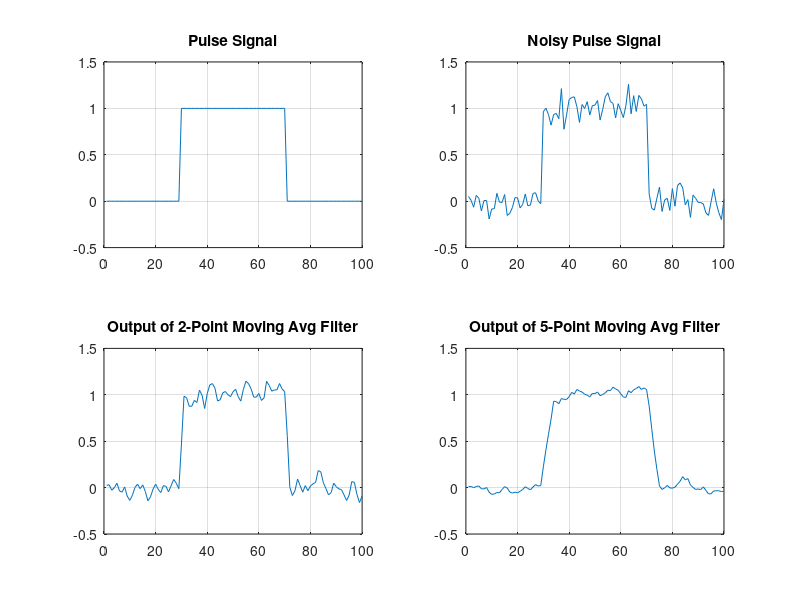
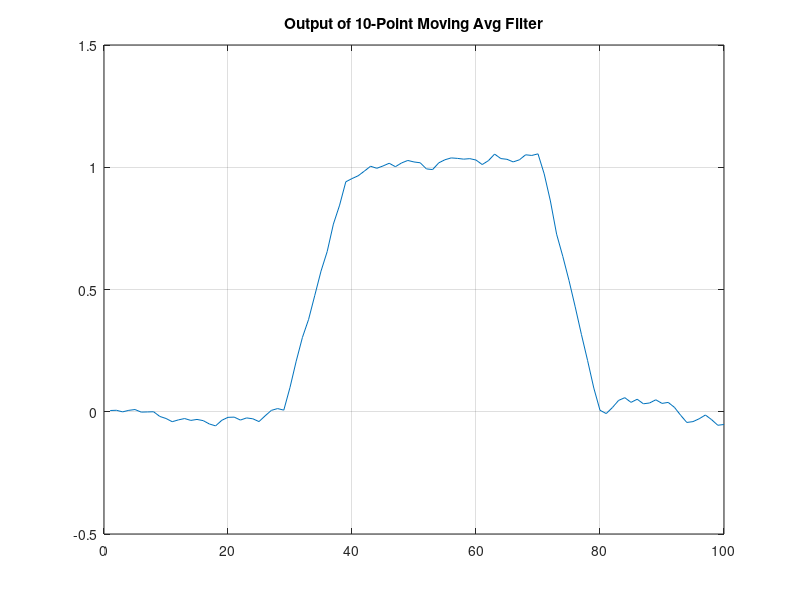

Reproduce these figures in MATLAB, in order.
clear

%Moving Average filter test
%Pulse signal
pulse = zeros(1,100); pulse(30:70)=1;
n=1:1:100;
subplot(2,2,1); plot(n,pulse);
ylim([-0.5 1.5]);
title('Pulse Signal'); grid
%Noise
noisy_pulse = pulse + 0.1*randn(size(pulse));
subplot(2,2,2); plot(n,noisy_pulse);
ylim([-0.5 1.5]);
title('Noisy Pulse Signal'); grid
% 2-point MA Filter:
num=1/2*ones(1,2); den=zeros(size(num)); den(1)=1;
output = filter(num,den,noisy_pulse);
subplot(2,2,3); plot(n,output);
ylim([-0.5 1.5]);
title('Output of 2-Point Moving Avg Filter'); grid
% 5-point MA Filter:
num=1/5*ones(1,5); den=zeros(size(num)); den(1)=1;
output = filter(num,den,noisy_pulse);
subplot(2,2,4); plot(n,output);
ylim([-0.5 1.5]);
title('Output of 5-Point Moving Avg Filter'); grid



% 10-point MA Filter:
num=1/10*ones(1,10); den=zeros(size(num)); den(1)=1;
output = filter(num,den,noisy_pulse);
figure()
plot(n,output);
ylim([-0.5 1.5]);
title('Output of 10-Point Moving Avg Filter'); grid